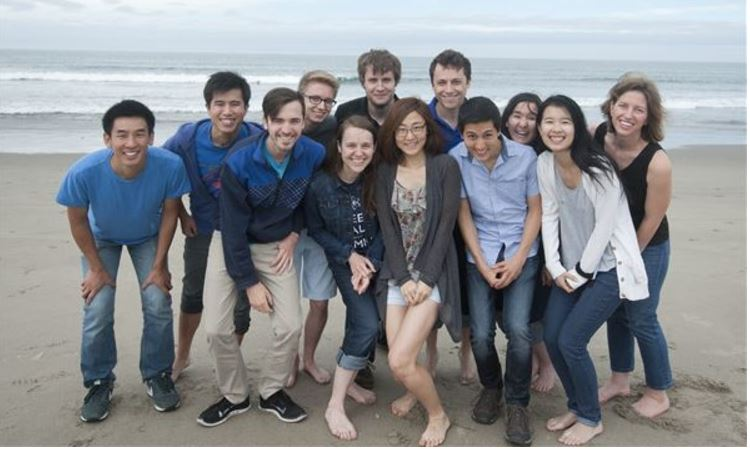
#> input picture facetest.jpg, 750 x 449 px
$ python face_dectect.py
#> lines starting #> are read from the running program, lines starting #| are printed output that depends on the picture; after the words box and inside, x2 and y2 are one past the last pixel; in counts of white or black regions, pixels touching at a corner belong together
import cv2
import numpy as np


face_cascade = cv2.CascadeClassifier('cascade/haarcascade_frontalface_alt.xml')
image = cv2.imread('facetest.jpg')
#> image is the input picture: shape (449, 750, 3); mean B, G, R 143.6, 139.7, 137.4
grayImage = cv2.cvtColor(image, cv2.COLOR_BGR2GRAY)
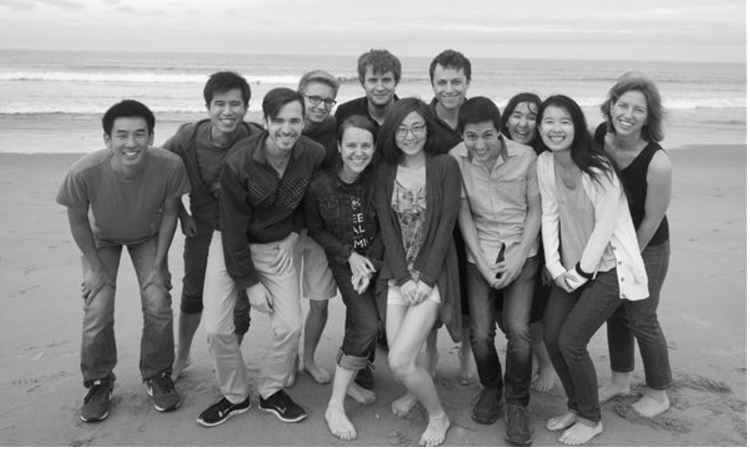
#> grayImage: shape (449, 750); min 2, max 255, mean 139.5

faces = face_cascade.detectMultiScale(grayImage)
#> faces = [[205, 86, 44, 44], [505, 101, 40, 40], [535, 104, 44, 44], [389, 112, 42, 42], [337, 128, 43, 43], [428, 65, 44, 44], [360, 64, 42, 42], [608, 90, 44, 44], [264, 104, 44, 44], [105, 115, 51, 51], [458, 119, 45, 45], [299, 82, 44, 44]]

print (type(faces))
#| <class 'numpy.ndarray'>

if len(faces) == 0:
    print ("No faces found")

else:
    print (faces)
#| [[205  86  44  44]
#|  [505 101  40  40]
#|  [535 104  44  44]
#|  [389 112  42  42]
#|  [337 128  43  43]
#|  [428  65  44  44]
#|  [360  64  42  42]
#|  [608  90  44  44]
#|  [264 104  44  44]
#|  [105 115  51  51]
#|  [458 119  45  45]
#|  [299  82  44  44]]
    print (faces.shape)
#| (12, 4)
    print ("Number of faces detected: " + str(faces.shape[0]))
#| Number of faces detected: 12

    for (x,y,w,h) in faces:
        cv2.rectangle(image,(x,y),(x+w,y+h),(0,0,255),1)
#> this loop made 12 passes
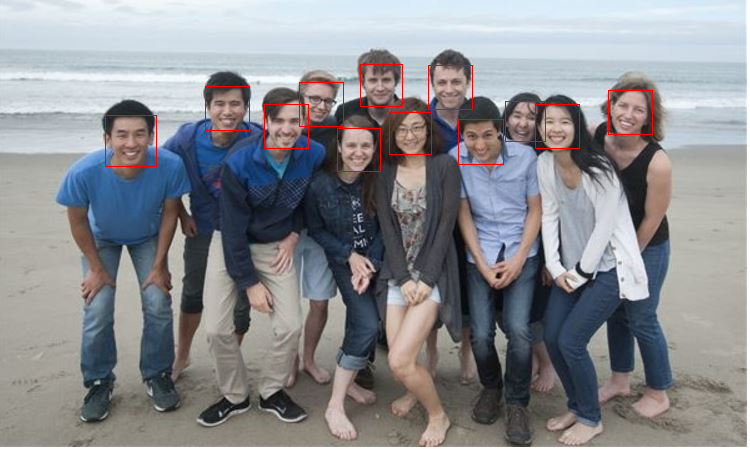
#> image: shape (449, 750, 3); 0.62% of pixels changed, all inside (x1, y1, x2, y2) = (105, 64, 653, 172)

    cv2.rectangle(image, ((0,image.shape[0] -25)),(270, image.shape[0]), (255,255,255), -1)
    cv2.putText(image, "Number of faces detected: " + str(faces.shape[0]), (0,image.shape[0] -10), cv2.FONT_HERSHEY_TRIPLEX, 0.5,  (0,0,0), 1)
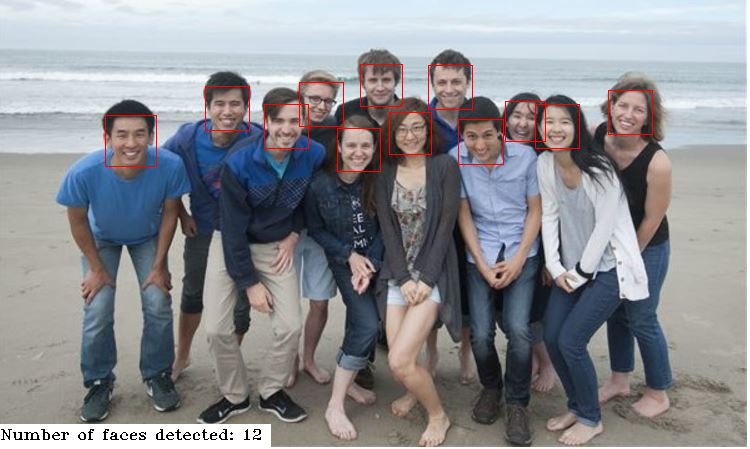
#> image: shape (449, 750, 3); mean B, G, R 144.7, 140.7, 139.9
    cv2.imshow('Image with faces',image)
    cv2.waitKey(0)
    cv2.destroyAllWindows()

$ run again, with facedectect.JPG copied over facetest.jpg
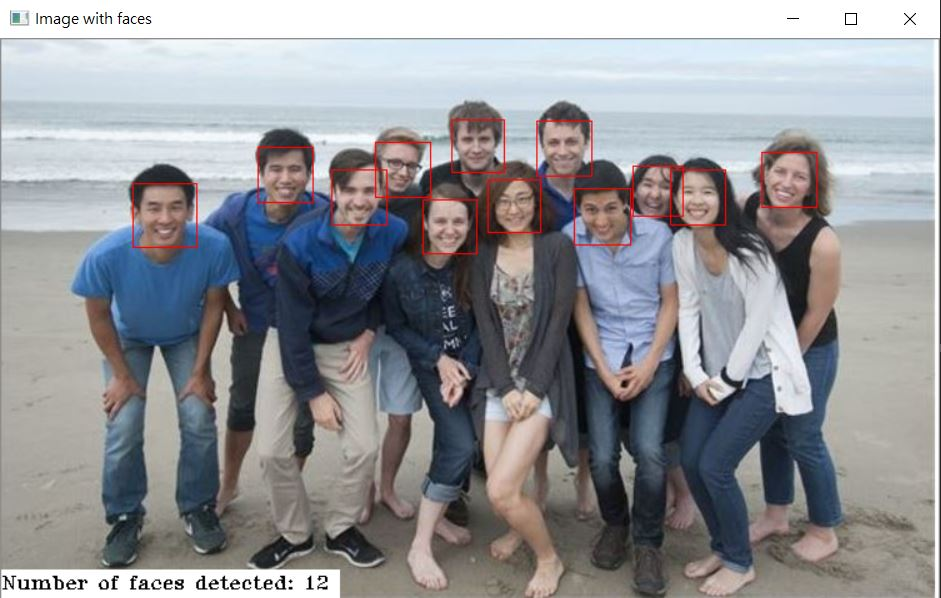
#> input picture facedectect.JPG, 941 x 598 px
#> image is the input picture: shape (598, 941, 3); mean B, G, R 150.9, 147, 146.4
#> `grayImage = cv2.cvtColor(image, cv2.COLOR_BGR2GRAY)`:
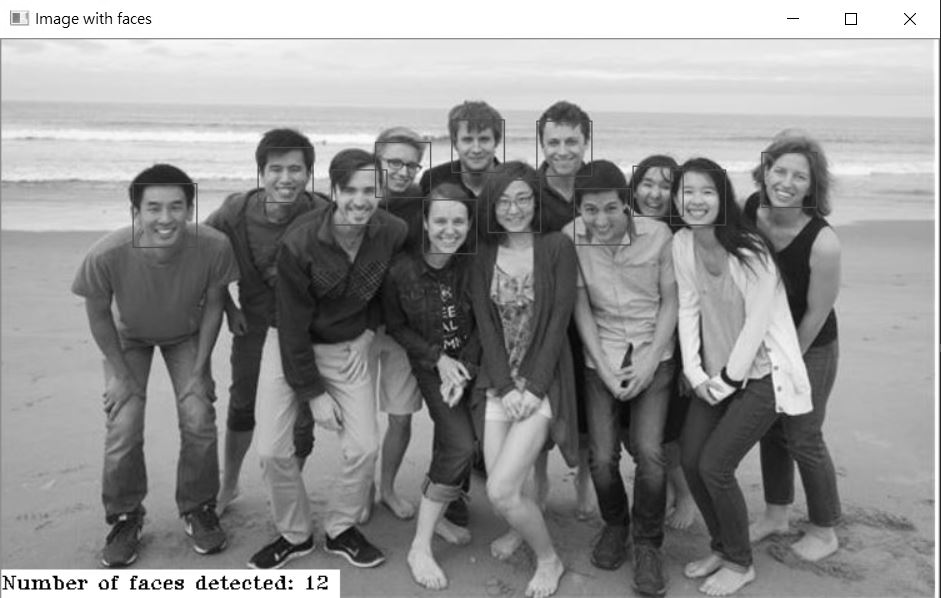
#> grayImage: shape (598, 941); min 0, max 255, mean 147.3
#> faces = [[633, 167, 47, 47], [672, 171, 52, 52], [537, 122, 52, 52], [259, 149, 52, 52], [335, 172, 51, 51], [424, 201, 51, 51], [453, 122, 47, 47], [378, 146, 48, 48], [764, 154, 52, 52], [489, 181, 51, 51], [135, 184, 59, 59], [575, 189, 53, 53]]
#| <class 'numpy.ndarray'>
#| [[633 167  47  47]
#|  [672 171  52  52]
#|  [537 122  52  52]
#|  [259 149  52  52]
#|  [335 172  51  51]
#|  [424 201  51  51]
#> (further printed lines are left out)
#| (12, 4)
#| Number of faces detected: 12
#> the loop `for (x,y,w,h) in faces:` made 12 passes
#> `cv2.putText(image, "Number of faces detected: " + str(faces.shape[0]),..`:
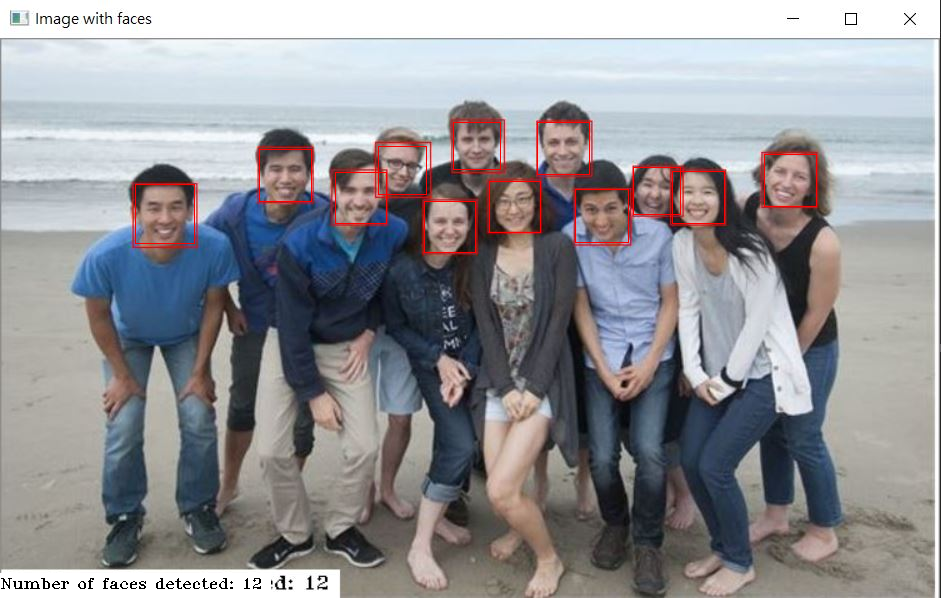
#> image: shape (598, 941, 3); mean B, G, R 150.7, 146.8, 147
